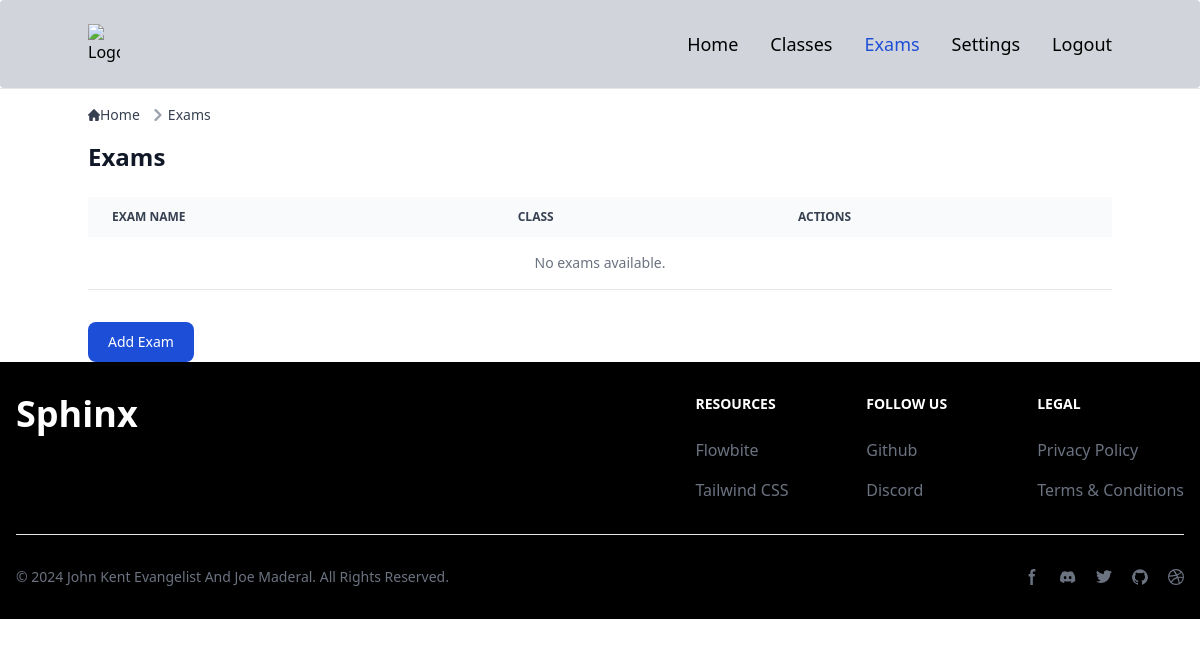
Before: /exams/ (signed in) with the older database file.
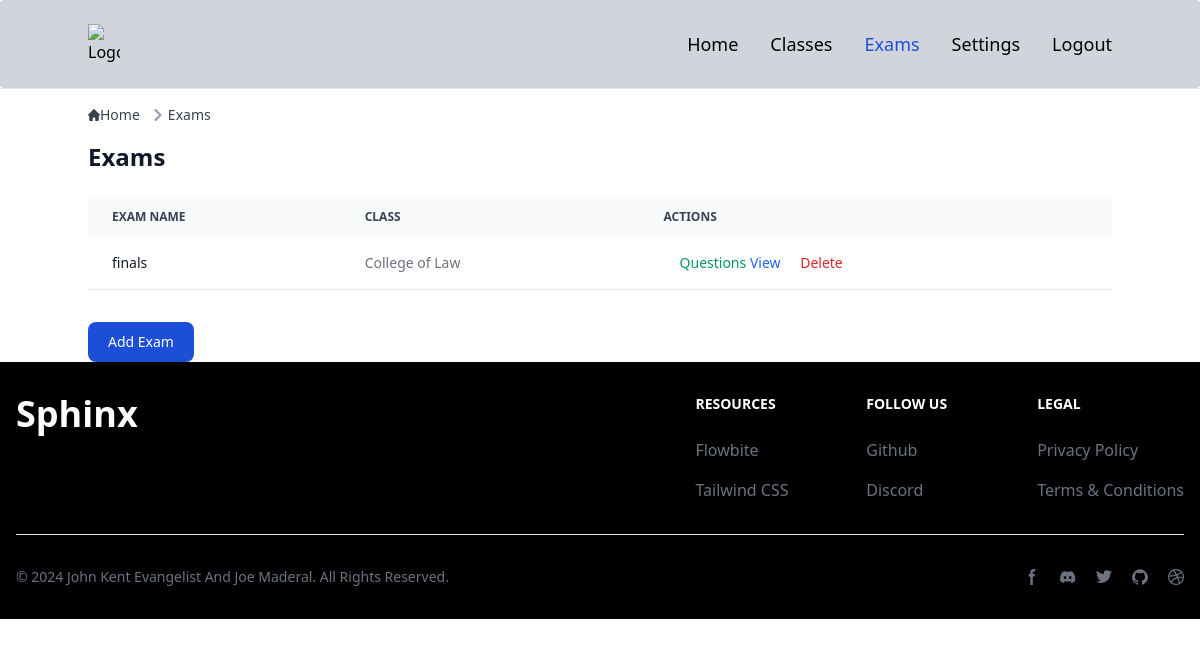
After: the same page with the newer database file.
### smartscoreapp/models.py (models this page shows, shortened)
class Exam(models.Model):
    name = models.CharField(max_length=100)
    class_assigned = models.ForeignKey(Class, related_name='exams', on_delete=models.CASCADE)
    date = models.DateField()
    exam_id = models.CharField(max_length=50, unique=True)  # Unique identifier for each exam set

class Class(models.Model):
    name = models.CharField(max_length=100)
    description = models.TextField(blank=True)
    user = models.ForeignKey(settings.AUTH_USER_MODEL, on_delete=models.CASCADE)

### smartscoreapp/views.py (the view)
# urls.py: path('exams/', exams_view, name='exams'),
@login_required
def exams_view(request):
    user_instance = request.user
    if request.method == 'POST':
        form = ExamForm(request.POST, user=user_instance)
        if form.is_valid():
            new_exam = form.save(commit=False)
            new_exam.save()
            messages.success(request, 'Exam added successfully.')
            return redirect('exams')
        else:
            messages.error(request, 'Failed to add exam. Please check the form for errors.')
    else:
        form = ExamForm(user=user_instance)
    classes = Class.objects.filter(user=user_instance)
    exams = Exam.objects.filter(class_assigned__user=user_instance)
    context = {
        'exams': exams,
        'classes': classes,
        'form': form,
    }
    return render(request, 'exams.html', context)

### templates/exams.html (shortened to what this page needs)
{% extends "base.html" %}
{% block content %}
<nav class="flex mb-4" aria-label="Breadcrumb">
  <ol class="inline-flex items-center space-x-1 md:space-x-2 rtl:space-x-reverse">
    <li class="inline-flex items-center">
      <a href="{% url 'index' %}" class="inline-flex items-center text-sm font-medium text-gray-700 hover:text-blue-600 dark:text-gray-400 dark:hover:text-white">
        Home
      </a>
    </li>
    <li class="flex items-center">
      <svg class="rtl:rotate-180 w-3 h-3 text-gray-400 mx-1" aria-hidden="true" xmlns="http://www.w3.org/2000/svg" fill="none" viewBox="0 0 6 10">
        <path stroke="currentColor" stroke-linecap="round" stroke-linejoin="round" stroke-width="2" d="m1 9 4-4-4-4"/>
      </svg>
      <a href="{% url 'exams' %}" class="text-sm font-medium text-gray-700 hover:text-blue-600 dark:text-gray-400 dark:hover:text-white">Exams</a>
    </li>
  </ol>
</nav>
<h1 class="text-2xl font-semibold text-gray-900 dark:text-white mb-6">Exams</h1>
<div class="relative overflow-x-auto mb-6">
  <table class="w-full text-sm text-left rtl:text-right text-gray-500 dark:text-gray-400">
    <thead class="text-xs text-gray-700 uppercase bg-gray-50 dark:bg-gray-700 dark:text-gray-400">
      <tr>
        <th scope="col" class="px-6 py-3">Exam Name</th>
        <th scope="col" class="px-6 py-3">Class</th>
        <th scope="col" class="px-6 py-3">Actions</th>
      </tr>
    </thead>
    <tbody>
      {% for exam in exams %}
        <tr class="bg-white border-b dark:bg-gray-800 dark:border-gray-700">
          <td class="px-6 py-4 font-medium text-gray-900 dark:text-white">{{ exam.name }}</td>
          <td class="px-6 py-4">{{ exam.class_assigned.name }}</td>
          <td class="px-6 py-4">
            <button data-modal-target="add-student-modal-{{ exam.id }}" data-modal-toggle="add-student-modal-{{ exam.id }}" class="text-green-600 hover:underline ml-4">Questions</button>
            <a href="{% url 'exam_detail' exam.id %}" class="text-blue-600 hover:underline">View</a>
            <a href="{% url 'delete_exam' exam.id %}" class="text-red-600 hover:underline ml-4" onclick="return confirm('Are you sure you want to delete this exam?');">Delete</a>
          </td>
        </tr>
      {% empty %}
        <tr class="bg-white border-b dark:bg-gray-800 dark:border-gray-700">
          <td colspan="3" class="px-6 py-4 text-center text-gray-500 dark:text-gray-400">No exams available.</td>
        </tr>
      {% endfor %}
    </tbody>
  </table>
</div>
<div class="add-exam-section mt-8">
  <button data-modal-target="add-exam-modal" data-modal-toggle="add-exam-modal" class="block text-white bg-blue-700 hover:bg-blue-800 focus:ring-4 focus:outline-none focus:ring-blue-300 font-medium rounded-lg text-sm px-5 py-2.5 text-center dark:bg-blue-600 dark:hover:bg-blue-700 dark:focus:ring-blue-800" type="button">
    Add Exam
  </button>
</div>
{% endblock %}

Changed rows visible on the page:
added Exam: name "finals", class_assigned.name "College of Law"
Other visible differences:
text no longer shown: "No exams available."
